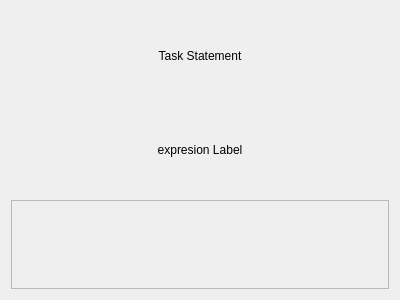
<?xml version="1.0" encoding="UTF-8"?>
<ui version="4.0">
 <class>taskFrame</class>
 <widget class="QFrame" name="taskFrame">
  <property name="geometry">
   <rect>
    <x>0</x>
    <y>0</y>
    <width>400</width>
    <height>300</height>
   </rect>
  </property>
  <property name="windowTitle">
   <string>Frame</string>
  </property>
  <layout class="QVBoxLayout" name="verticalLayout">
   <item>
    <widget class="QLabel" name="taskStatementLabel">
     <property name="text">
      <string>Task Statement</string>
     </property>
     <property name="alignment">
      <set>Qt::AlignCenter</set>
     </property>
     <property name="wordWrap">
      <bool>true</bool>
     </property>
    </widget>
   </item>
   <item>
    <widget class="QLabel" name="expressionLabel">
     <property name="text">
      <string>expresion Label</string>
     </property>
     <property name="alignment">
      <set>Qt::AlignCenter</set>
     </property>
     <property name="wordWrap">
      <bool>true</bool>
     </property>
    </widget>
   </item>
   <item>
    <widget class="QFrame" name="answersFrame">
     <property name="frameShape">
      <enum>QFrame::StyledPanel</enum>
     </property>
     <property name="frameShadow">
      <enum>QFrame::Raised</enum>
     </property>
     <layout class="QVBoxLayout" name="answersLayout"/>
    </widget>
   </item>
  </layout>
 </widget>
 <resources/>
 <connections/>
</ui>
